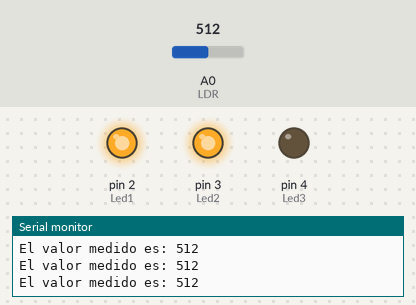
The sketch below on a simulated Arduino Uno, built with avr-gcc and run on an emulated ATmega328P. On the bench: output pins drawn as LEDs (lit = HIGH), the last lines printed to the serial monitor. Inputs (shaded band) come from the test bench; at power-on: A0 (LDR) = 512.

Above: at 1.2 s.
1.3 s: A0 (LDR) set to 429
2.8 s: A0 (LDR) set to 395
At 3.8 s:
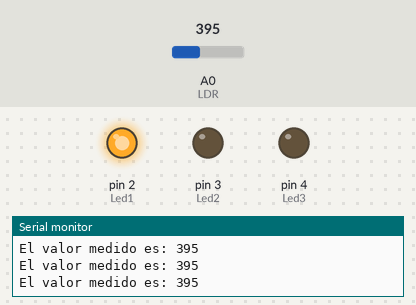
4.3 s: A0 (LDR) set to 234
5.8 s: A0 (LDR) set to 211
At 6.4 s:
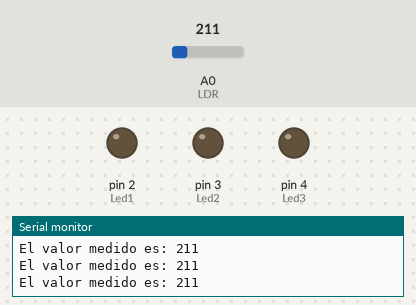
7.3 s: A0 (LDR) set to 630
At 7.7 s:
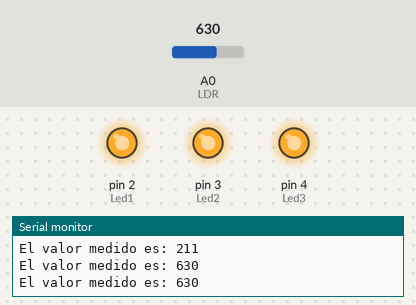
8.9 s: A0 (LDR) set to 607
At 10.3 s:
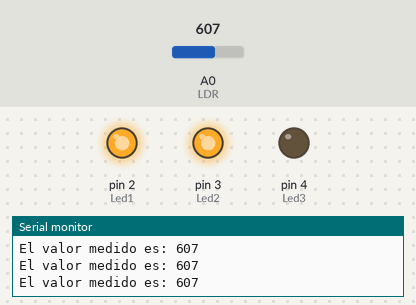
Timing chart, 0 to 11.5 s (numbered marks = the images above; inputs shaded):
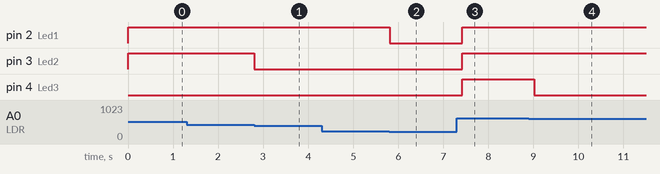

The sketch:

LDR_LEDS.ino
```cpp
int Led1 = 2;
int Led2 = 3;
int Led3 = 4;
// Pin analogico de entrada para el LDR
int LDR = 0;

// Variable donde se almacena el valor del LDR
int valor_LDR = 0;

void setup()
{
  // Configuramos como salidas los pines donde se conectan los led
  pinMode(Led1, OUTPUT);
  pinMode(Led2, OUTPUT);
  pinMode(Led3, OUTPUT);

  //  Configurar el puerto serial
  Serial.begin(9600);
}

void loop()
{
  // Apagar todos los leds siempre que se inicia el ciclo
  digitalWrite(Led1, LOW);
  digitalWrite(Led2, LOW);
  digitalWrite(Led3, LOW);

  // Guardamos el valor leido del ADC en una variable
  // El valor leido por el ADC (voltaje) aumenta de manera directamente proporcional
  // con respecto a la luz percibida por el LDR
  valor_LDR= analogRead(LDR);

  // Devolver el valor leido a nuestro monitor serial en el IDE de Arduino
  Serial.print("El valor medido es: ");
  Serial.println(valor_LDR);

  // Encender los leds apropiados de acuerdo al valor de ADC
  if(valor_LDR > 220)
  {
    digitalWrite(Led1, HIGH);
  }
  if(valor_LDR > 412)
  {
    digitalWrite(Led2, HIGH);
  }
  if(valor_LDR > 620)
  {
    digitalWrite(Led3, HIGH);
  }
  // Esperar unos milisegundos antes de actualizar
  delay(200);
}
```

Measured:
- the behaviour switches between 413 and 412 on A0 (LDR) (found by bisection; images 0 and 1)
- the behaviour switches between 221 and 220 on A0 (LDR) (found by bisection; images 1 and 2)
- the behaviour switches between 621 and 620 on A0 (LDR) (found by bisection; images 3 and 4)
- after the input at 2.8 s, pin 3 (Led2): HIGH → LOW at once
- after the input at 5.8 s, pin 2 (Led1): HIGH → LOW at once
- after the input at 7.3 s, pin 2 (Led1), pin 3 (Led2), pin 4 (Led3): LOW → HIGH after 0.12 s
- after the input at 8.9 s, pin 4 (Led3): HIGH → LOW after 0.12 s
